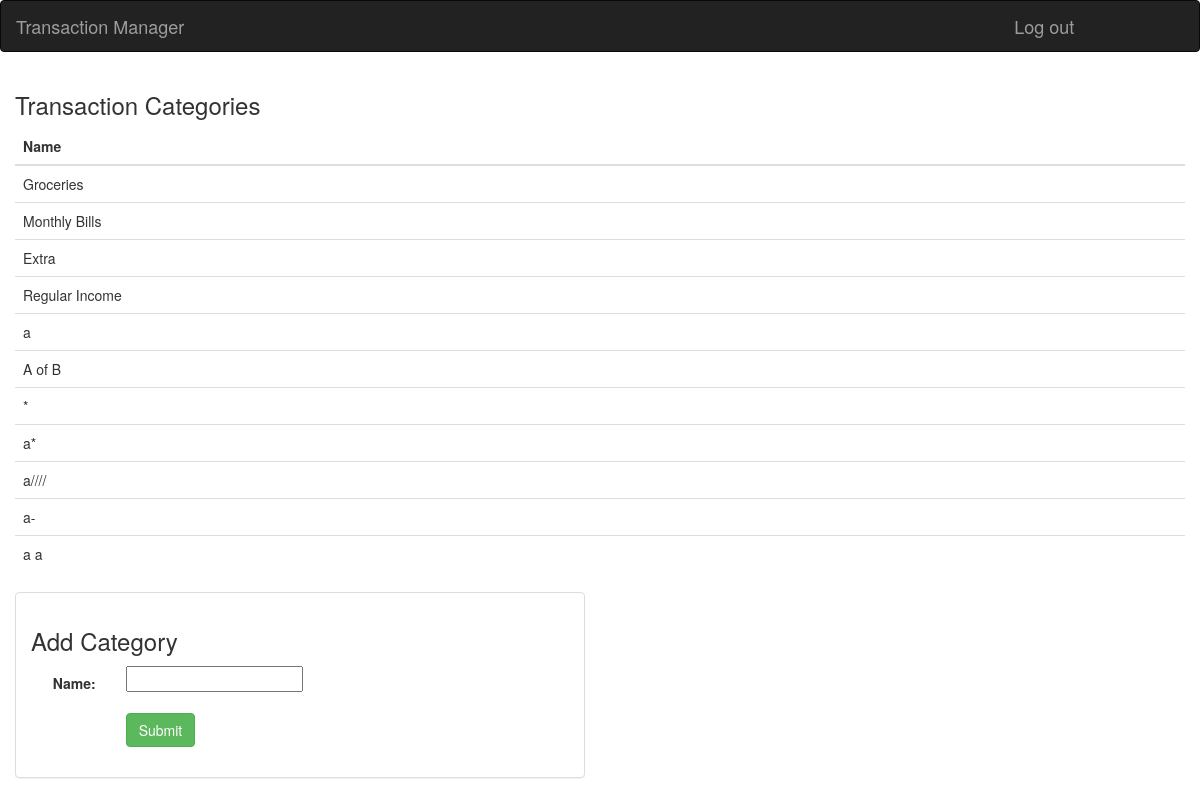
The page /manager/add_category/ (signed in) on the database its author committed.
### manager/models.py (models this page shows, shortened)
class Category(models.Model):
	name = models.CharField(max_length=50, validators=[validate_category_name])

### manager/views.py (the view)
def add_category(request):
	if not request.user.is_authenticated():
		return render(request, 'manager/log_in.html')
	form = CategoryForm(request.POST or None)
	if form.is_valid():
		category = form.save(commit=False)
		category.save()
		return index(request)
	context = {
		'form': form,
		'categories': Category.objects.all()
	}
	return render(request, 'manager/add_category.html', context)

### manager/forms.py
class CategoryForm(forms.ModelForm):
	name = forms.CharField(validators=[validate_category_name])
	class Meta:
		model = Category
		fields = ['name']

### manager/templates/manager/add_category.html (shortened to what this page needs)
{% extends 'manager/base.html' %}
{% block body %}
<div class="container-fluid">
    <div class="row">
        {% if categories %}
        <div class="col-sm-12">
            <h3>Transaction Categories</h3>
            <table class="table">
                <thead>
                    <tr>
                        <th>Name</th>
                    </tr>
                </thead>
                <tbody>
                    {% for cat in categories %}
                        <tr>
                            <td>{{ cat.name }}</td>
                        </tr>
                    {% endfor %}
                </tbody>
            </table>
        </div>
        {% endif %}
    </div>
    <div class="row">
        <div class="col-sm-12 col-md-6">
            <div class="panel panel-default">
                <div class="panel-body">
                    <h3>Add Category</h3>
                    <form class="form-horizontal" role="form" action="" method="post" enctype="multipart/form-data">
                        {% include 'manager/form_template.html' %}
                        <div class="form-group">
                            <div class="col-sm-offset-2 col-sm-10">
                                <button type="submit" class="btn btn-success">Submit</button>
                            </div>
                        </div>
                    </form>
                </div>
            </div>
        </div>
    </div>
</div>
{% endblock %}

### rows shown on the page
Category: name "Groceries"
Category: name "Monthly Bills"
Category: name "Extra"
Category: name "Regular Income"
Category: name "a"
Category: name "A of B"
Category: name "*"
Category: name "a*"
Category: name "a////"
Category: name "a-"
Category: name "a a"

### other values the page prints
{{ field.label_tag }} "Name:"
